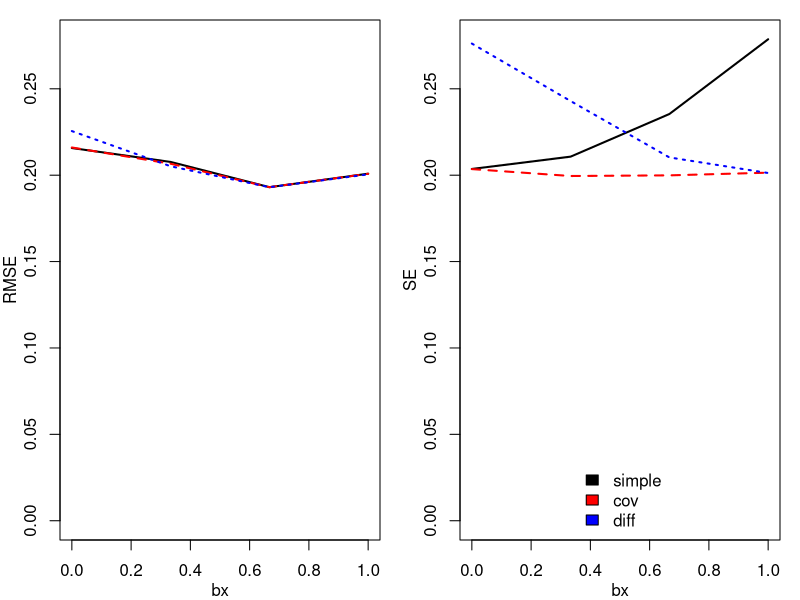

The R source for this figure:
N<-100
sd.error<-1

tab<-list()
for (b.x in seq(0,1,length.out=4)) {
    print(b.x)
    x<-rnorm(N) #covariate
    t<-rbinom(N,1,.5) #treatment status; note independence from x
    b.t<-sort(runif(250))
    #
    out<-list()
    for (i in 1:length(b.t)) {
        y<-b.x*x+b.t[i]*t+rnorm(N,sd=sd.error)
        m1<-lm(y~t)
        s1<-summary(m1)$coef[2,]
        m2<-lm(y~t+x)
        s2<-summary(m2)$coef[2,]
        m3<-lm(y-x~t)
        s3<-summary(m3)$coef[2,]
        out[[i]]<-rbind(s1,s2,s3)
    }
    z<-list()
    for (i in 1:3) z[[i]]<-sapply(out,function(x) x[i,1])
    rmse<-function(x,y) sqrt(mean((x-y)^2))
    err<-list()
    for (i in 1:3) err[[i]]<-rmse(b.t,z[[i]]) #error of estimate
    ##
    for (i in 1:3) z[[i]]<-sapply(out,function(x) x[i,2])
    prec<-lapply(z,mean) #SE of estimate
    ##
    tab[[as.character(b.x)]]<-cbind(unlist(err),unlist(prec))
}

par(mfcol=c(1,2),mgp=c(2,1,0),mar=c(3,3,1,1))
yl<-c(0,max(unlist(tab)))
cols<-c("black","red","blue")
##
z1<-sapply(tab,function(x) x[,1])
plot(NULL,xlim=0:1,ylim=yl,xlab='bx',ylab='RMSE')
bx<-as.numeric(names(tab))
for (i in 1:3) lines(bx,z1[i,],col=cols[i],lwd=2,lty=i)
##
z1<-sapply(tab,function(x) x[,2])
plot(NULL,xlim=0:1,ylim=yl,xlab='bx',ylab='SE')
for (i in 1:3) lines(bx,z1[i,],col=cols[i],lwd=2,lty=i)
legend("bottom",bty='n',fill=cols,c("simple","cov","diff"))





